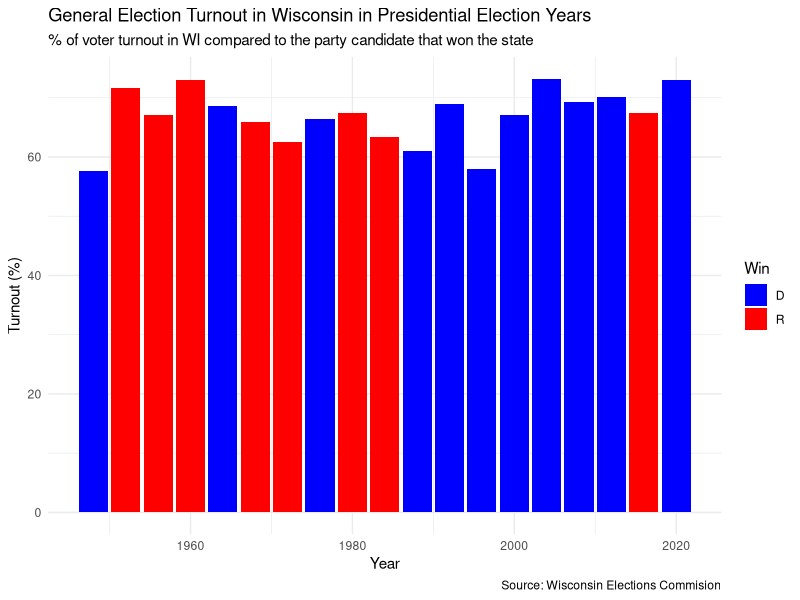
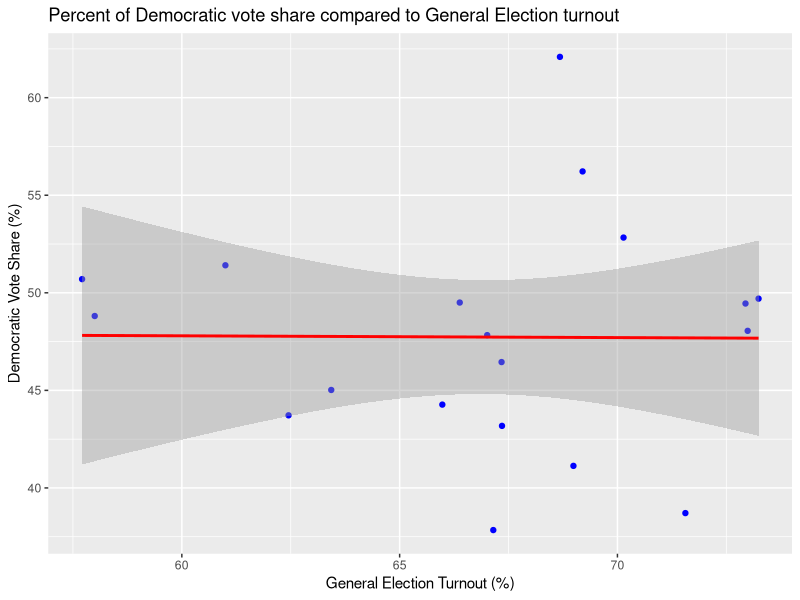

The R source for these figures, in order:
## ---- chunk 1
library(tidyverse)
library(ggplot2)
library(dplyr)

data <- read_csv('VoteData.csv')

data <- data |>
  dplyr::select(Year, `General Election Turnout`, Win) |>
  mutate(`General Election Turnout` = as.numeric(gsub("%", "", `General Election Turnout`)))

graph1 <- ggplot(data, aes(x = Year, y = `General Election Turnout`, fill = Win)) +
  geom_bar(stat = "identity") +
  labs(
    title = "General Election Turnout in Wisconsin in Presidential Election Years",
    subtitle  = "% of voter turnout in WI compared to the party candidate that won the state",
    x = "Year",
    y = "Turnout (%)",
    caption = "Source: Wisconsin Elections Commision"
  ) +
  scale_fill_manual(values = c("D" = "blue", "R" = "red")) +
  theme_minimal()

print (graph1)
## ---- chunk 2
library(tidyverse)
library(broom)
library(knitr)

data <- read_csv('VoteData.csv')
vote_share_data <- read_csv('WiscVotingData.csv')

data <- data |>
  mutate(
    `General Election Turnout` = as.numeric(gsub("%", "", `General Election Turnout`))
  ) |>
  select(Year, `General Election Turnout`)

vote_share_data <- vote_share_data |>
  mutate(
    `Dem Perc` = as.numeric(gsub("%", "", `Dem Perc`))
  ) |>
  select(Year, `Dem Perc`)

combined_data <- data |>
  inner_join(vote_share_data, by = "Year")

model <- lm(`Dem Perc` ~ `General Election Turnout`, data = combined_data)

regression_table <- tidy(model) |>
  select(term, estimate, std.error, statistic, p.value) |>
  knitr::kable(
    col.names = c("Term", "Estimate", "Std. Error", "t value", "P value"),
    caption = "Regression Analysis of Voter Turnout on Democratic Vote Share"  )

graph2 <- ggplot(combined_data, aes(x = `General Election Turnout`, y = `Dem Perc`)) +
  geom_point(color = "blue") +
  geom_smooth(method = "lm", color = "red", se = TRUE) +
  labs(
    title = "Percent of Democratic vote share compared to General Election turnout",
    x = "General Election Turnout (%)",
    y = "Democratic Vote Share (%)")
    
print(regression_table)
print (graph2)
